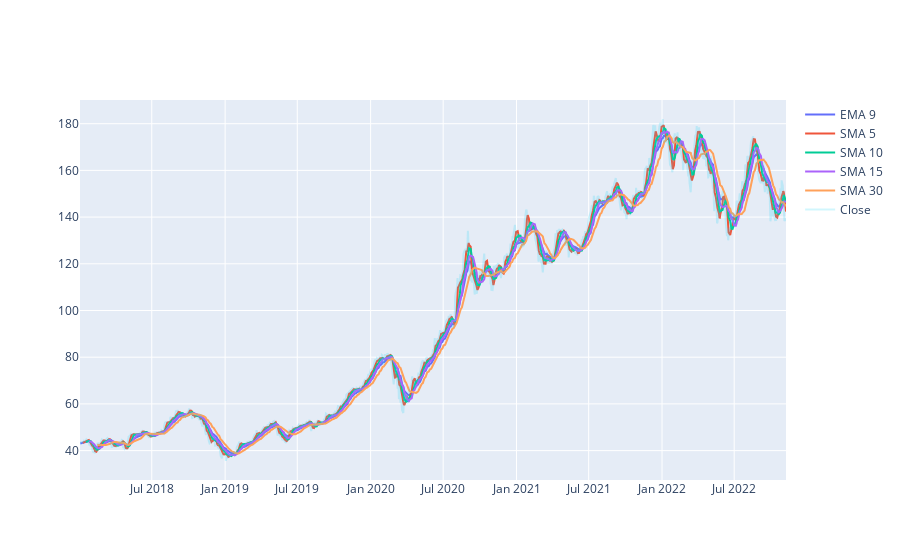

The cell this chart's notebook holds for it:
### Code cell
def print_chart (df):
    df['EMA_9'] = df['Close'].ewm(9).mean().shift()
    df['SMA_5'] = df['Close'].rolling(5).mean().shift()
    df['SMA_10'] = df['Close'].rolling(10).mean().shift()
    df['SMA_15'] = df['Close'].rolling(15).mean().shift()
    df['SMA_30'] = df['Close'].rolling(30).mean().shift()

    fig = go.Figure()
    fig.add_trace(go.Scatter(x=df.Date, y=df.EMA_9, name='EMA 9'))
    fig.add_trace(go.Scatter(x=df.Date, y=df.SMA_5, name='SMA 5'))
    fig.add_trace(go.Scatter(x=df.Date, y=df.SMA_10, name='SMA 10'))
    fig.add_trace(go.Scatter(x=df.Date, y=df.SMA_15, name='SMA 15'))
    fig.add_trace(go.Scatter(x=df.Date, y=df.SMA_30, name='SMA 30'))
    fig.add_trace(go.Scatter(x=df.Date, y=df.Close, name='Close', opacity=0.2))
    fig.show()
   
print_chart(AAPL)

### Figure 1 — Plotly figure (JSON) as saved in the notebook; plotly's stock layout.template omitted (floating-point values rounded to 4 significant figures; data arrays with more than 128 entries replaced by an {"elided": "..."} marker saying what was removed)
{"data": [{"name": "EMA 9", "type": "scatter", "x": {"elided": "1223 str values"}, "y": {"elided": "1223 float values"}}, {"name": "SMA 5", "type": "scatter", "x": {"elided": "1223 str values"}, "y": {"elided": "1223 float values"}}, {"name": "SMA 10", "type": "scatter", "x": {"elided": "1223 str values"}, "y": {"elided": "1223 float values"}}, {"name": "SMA 15", "type": "scatter", "x": {"elided": "1223 str values"}, "y": {"elided": "1223 float values"}}, {"name": "SMA 30", "type": "scatter", "x": {"elided": "1223 str values"}, "y": {"elided": "1223 float values"}}, {"name": "Close", "opacity": 0.2, "type": "scatter", "x": {"elided": "1223 str values"}, "y": {"elided": "1223 float values"}}], "layout": {}}
